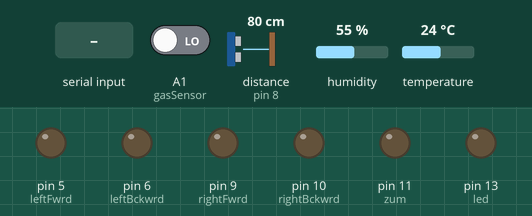
Bench run of a sketch on a simulated Arduino Uno, built with avr-gcc and run on an emulated ATmega328P. On the bench: output pins drawn as LEDs (lit = HIGH). Wiring (inferred from the names in the program): ultrasonic range finder: trigger pin 7; echo pin 8. Inputs (shaded band) come from the test bench; at power-on: A1 (gasSensor) LOW, distance to the obstacle (sensor on pin 8) 80 cm, humidity 55 %, temperature 24 °C. The echo pulse lasts 58.3 µs per cm; pins used as bus, display or sensor lines are not drawn; what the sketch prints to the serial monitor is not drawn.

Above: at 1.2 s.
1.3 s: "1" received over the second serial link
At 1.9 s:
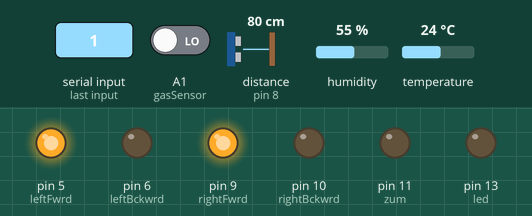
2.8 s: "2" received over the second serial link
At 4.2 s:
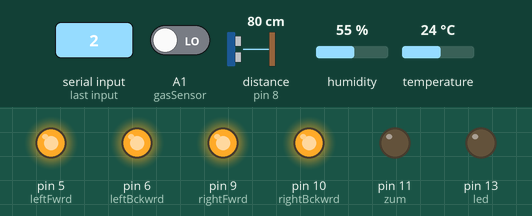
9.5 s: "0" received over the second serial link
At 10.5 s:
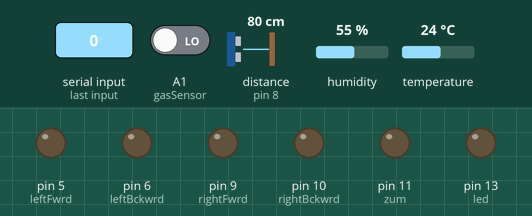
11.0 s: "3" received over the second serial link
At 11.7 s:
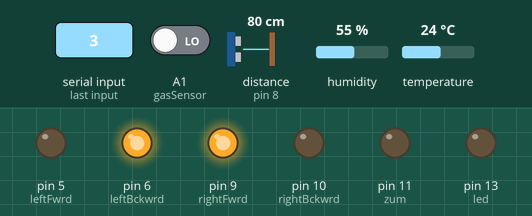
12.5 s: "1" received over the second serial link
At 12.8 s:
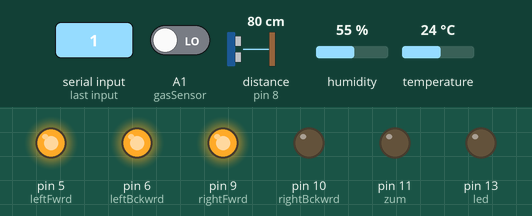
Timing chart, 0 to 15.0 s (numbered marks = the images above; inputs shaded):
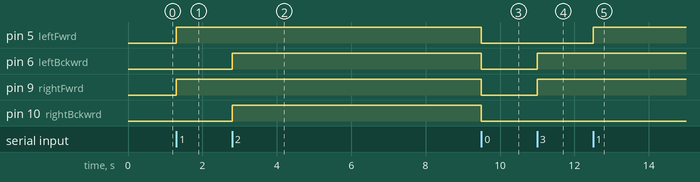

The sketch:

ARDUINO_RC_CAR_DEMO.ino
```cpp
#include <dht.h>

#include <SoftwareSerial.h>

int period = 2000;
unsigned long time_now = 0;
int data;
const int leftFwrd = 5;
const int rightFwrd = 9;
const int leftBckwrd = 6;
const int rightBckwrd = 10;
const int zum = 11;
const int btn = 12;
const int led = 13;
const int trig = 7;
const int echo = 8;
const int dht11 = 2;
const int photoResistor = A0;
const int gasSensor = A1;

dht DHT;
SoftwareSerial Blue(4, 3); // RX | TX

void setup() {

  Serial.begin(9600);
  Blue.begin(9600); //Default Baud for comm, it may be different for your Module.
  Serial.println("The bluetooth gates are open.\n Connect to HC-05 from any other bluetooth device with 1234 as pairing key!.");
  pinMode(leftFwrd, OUTPUT);
  pinMode(rightFwrd, OUTPUT);
  pinMode(leftBckwrd, OUTPUT);
  pinMode(rightBckwrd, OUTPUT);
  pinMode(zum, OUTPUT);
  pinMode(btn, INPUT);
  pinMode(led, OUTPUT);
  pinMode(trig, OUTPUT);
  pinMode(echo, INPUT);
  pinMode(dht11, INPUT);
  pinMode(photoResistor, INPUT);
  pinMode(gasSensor, INPUT);

}

void loop() {
  //Sound(3);
  // Feed any data from bluetooth to Terminal.

  if (Blue.available())
    data = Blue.read();
  Serial.write(data);

  // Feed all data from termial to bluetooth
  if (Serial.available())
    Blue.write(Serial.read());
  switch (data) {
  case '0':
    Stop();
    break;
  case '1':
    Forward();
    break;
  case '2':
    Backward();
    break;
  case '3':
    Left();
    break;
  case '4':
    Right();
    break;
  default:
    break;

  }

  if (millis() > time_now + period) {
    time_now = millis();
    SendSensorData();
  }

}

void Forward() {
  digitalWrite(leftFwrd, 1);
  digitalWrite(rightFwrd, 1);
}
void Backward() {
  digitalWrite(leftBckwrd, 1);
  digitalWrite(rightBckwrd, 1);
}
void Left() {
  digitalWrite(leftBckwrd, 1);
  digitalWrite(rightFwrd, 1);
}
void Right() {
  digitalWrite(leftFwrd, 1);
  digitalWrite(rightBckwrd, 1);
}
void Stop() {
  digitalWrite(leftFwrd, 0);
  digitalWrite(rightFwrd, 0);
  digitalWrite(leftBckwrd, 0);
  digitalWrite(rightBckwrd, 0);
}
void Sound(int n)
{
  for(int i = 0; i < n; i++)
  {
    digitalWrite(zum,1);
    delay(30);
    digitalWrite(zum,0);
  }
}
void SendSensorData() {
  String data = "";
  char buff[30];

  int chk = DHT.read11(dht11);
  float temp = DHT.temperature;
  float humidity = DHT.humidity;

  int smokeData = digitalRead(gasSensor);

  data += humidity;
  data += "%\n";
  data += temp;
  data += "C\n";
  data += UltrasonicSensorDistance();
  data += "d\n";
  if(smokeData == 1)
  {
    data += "no";
  }
  else
  {
    data += "yes";

  }
  if (temp != -999.00) {
    Serial.println(data);
    Blue.println(data);
  }
}
int UltrasonicSensorDistance() {
  long duration;
  int distance;
  // Clears the trigPin
  digitalWrite(trig, 0);
  delayMicroseconds(2);
  // Sets the trigPin on HIGH state for 10 micro seconds
  digitalWrite(trig, 1);
  delayMicroseconds(10);
  digitalWrite(trig, 0);
  // Reads the echoPin, returns the sound wave travel time in microseconds
  duration = pulseIn(echo, 1);
  // Calculating the distance
  distance = duration * 0.034 / 2;
  // Prints the distance on the Serial Monitor

  if (distance <= 40 && distance >= 0) {
    return distance;
  }
  else{
    return 0;
    }
}
```

Measured:
- after the input at 1.3 s, pin 5 (leftFwrd), pin 9 (rightFwrd): LOW → HIGH at once
- after the input at 2.8 s, pin 6 (leftBckwrd), pin 10 (rightBckwrd): LOW → HIGH at once
- after the input at 9.5 s, pin 5 (leftFwrd), pin 6 (leftBckwrd), pin 9 (rightFwrd), pin 10 (rightBckwrd): HIGH → LOW at once
- after the input at 11.0 s, pin 6 (leftBckwrd), pin 9 (rightFwrd): LOW → HIGH at once
- after the input at 12.5 s, pin 5 (leftFwrd): LOW → HIGH at once
